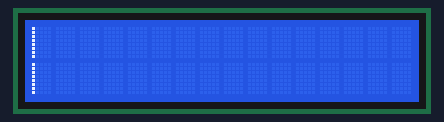
A sketch run on a simulated Arduino Uno, built with avr-gcc and run on an emulated ATmega328P. Parts: 16×2 character LCD.

Above: at 0.11 s.
At 1.12 s:
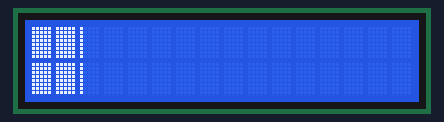
At 2.22 s:
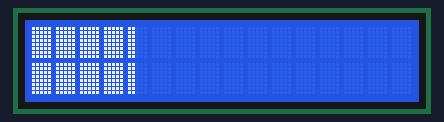
At 4.44 s:
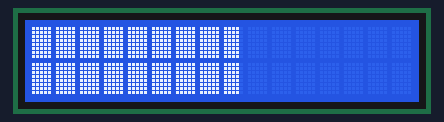
At 6.55 s:
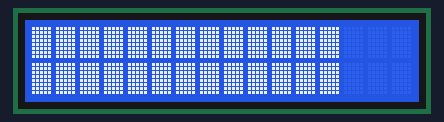
At 8.76 s:
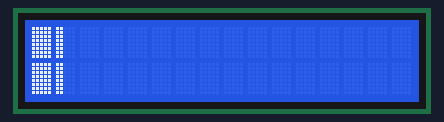

The sketch:

LcdBarcode2.ino
```cpp
#include <LiquidCrystal.h>

LiquidCrystal lcd(2,3,4,5,6,7);

byte p20[8]={
  B10000,
  B10000,
  B10000,
  B10000,
  B10000,
  B10000,
  B10000,
  B10000,
};

byte p40[8]={
  B11000,
  B11000,
  B11000,
  B11000,
  B11000,
  B11000,
  B11000,
  B11000,
};

byte p60[8]={
  B11100,
  B11100,
  B11100,
  B11100,
  B11100,
  B11100,
  B11100,
  B11100,
};

byte p80[8]={
  B11110,
  B11110,
  B11110,
  B11110,
  B11110,
  B11110,
  B11110,
  B11110,
};

byte p100[8]={
  B11111,
  B11111,
  B11111,
  B11111,
  B11111,
  B11111,
  B11111,
  B11111,
};

void setup() {
  lcd.begin(16, 2);
  lcd.createChar(0, p20);
  lcd.createChar(1, p40);
  lcd.createChar(2, p60);
  lcd.createChar(3, p80);
  lcd.createChar(4, p100);
}

void loop() {
  lcd.setCursor(0,1);
  lcd.print(" ");
  for (int i=0; i<16; i++) {
    for (int j=0; j<5; j++) {
      lcd.setCursor(i, 0);
      lcd.write(j);
      lcd.setCursor(i, 1);
      lcd.write(j);
    delay(100);
    }
  }
  lcd.clear();
}
```

Measured:
- by itself, everything shown: repeats every 8.0 s, in 80 steps
